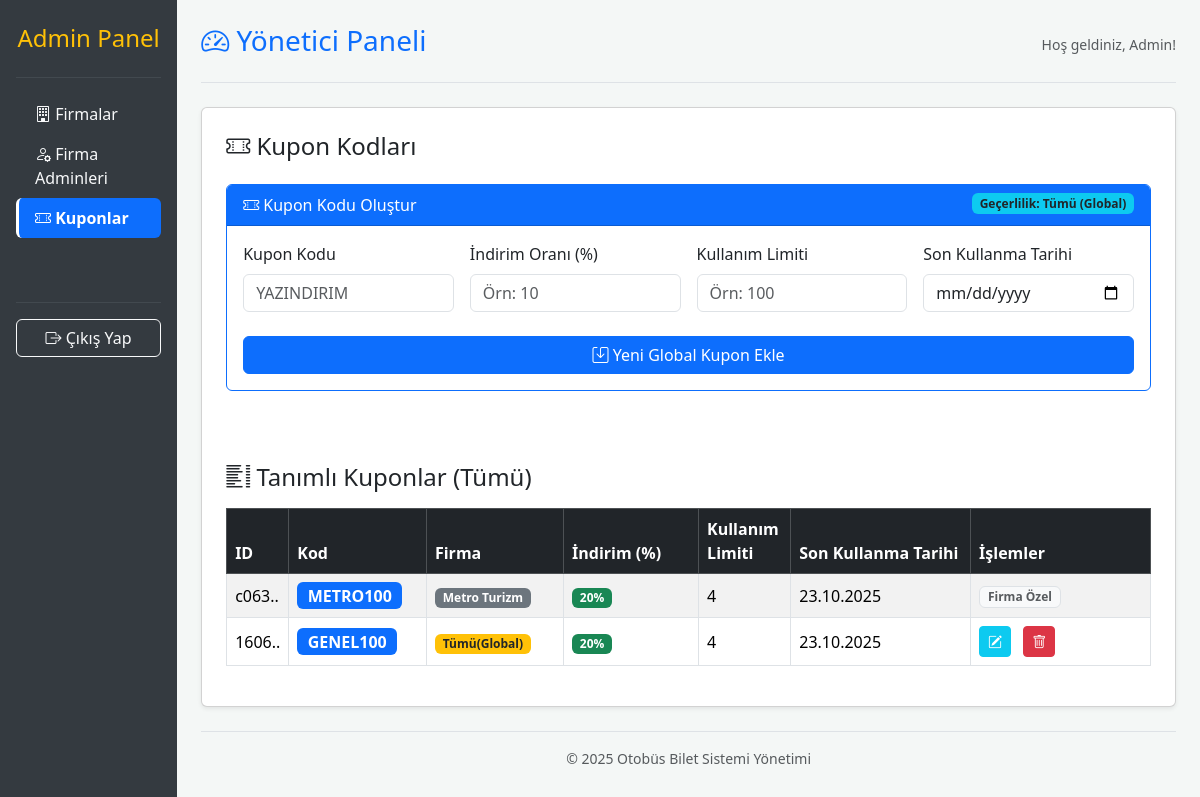
Before: /admin/index.php?tab=kuponlar (signed in) with the older database file.
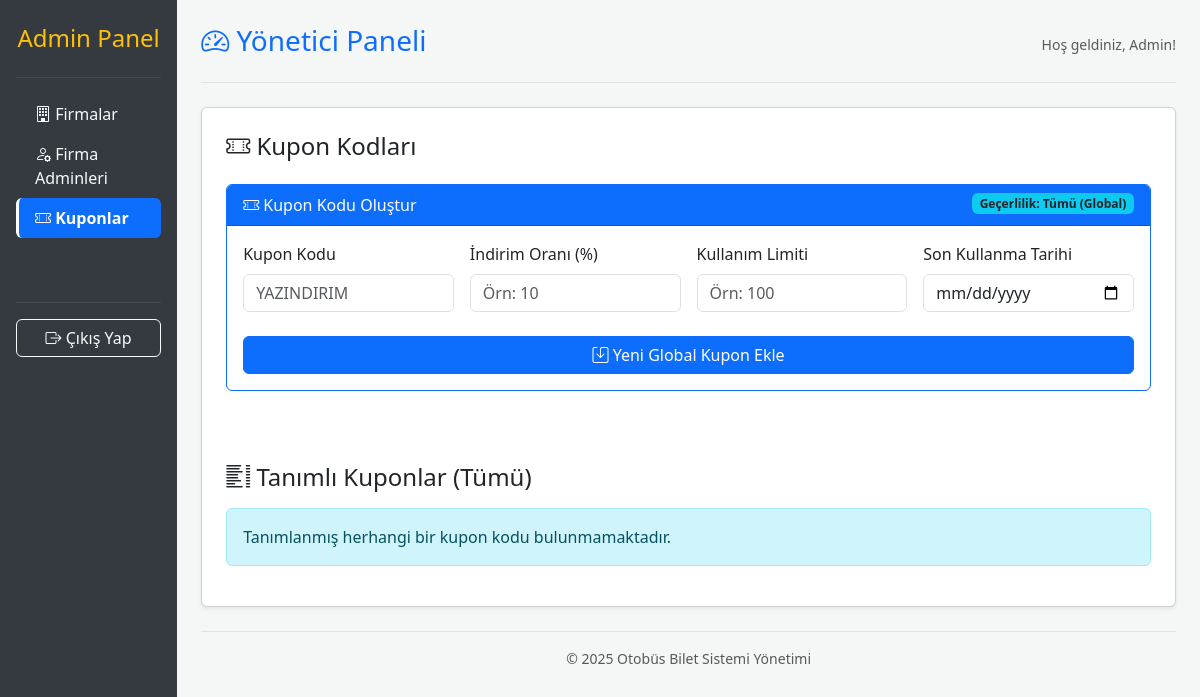
After: the same page with the newer database file.
### tables this page shows
CREATE TABLE "Coupons"(
    id TEXT PRIMARY KEY,
    code TEXT NOT NULL,
    discount REAL NOT NULL,
    company_id TEXT,
    usage_limit INTEGER NOT NULL,
    expire_date DATETIME NOT NULL,
    created_at TIMESTAMP DEFAULT CURRENT_TIMESTAMP,
    FOREIGN KEY (company_id) REFERENCES Bus_Company (id) ON DELETE CASCADE
);

### admin/partials/kuponlar.php (the view, shortened to what this page needs)
<?php
$id = $_GET['edit_coupon'] ?? null;
$code = $discount = $limit = $expire = "";
$current_company_name = "Tümü (Global)";
$coupons_query = $db->query("
    SELECT Coupons.*,
        CASE
            WHEN Coupons.company_id IS NULL THEN 'Tümü(Global)'
            ELSE Bus_Company.name
        END AS company_name
    FROM Coupons
    LEFT JOIN Bus_Company ON Coupons.company_id = Bus_Company.id ORDER BY Coupons.created_at DESC
");
$coupons = $coupons_query->fetchAll(PDO::FETCH_ASSOC);
?>
<div class="card mb-4 border-primary">
    <div class="card-header bg-primary text-white">
        <i class="bi bi-ticket-perforated"></i> Kupon Kodu <?= $id ? "Düzenle" : "Oluştur" ?>
        <span class="float-end badge bg-info text-dark">Geçerlilik: <?= $current_company_name ?></span>
    </div>
    <div class="card-body">
        <form method="post" class="row g-3">
            <div class="col-md-3">
                <label for="inputCode" class="form-label">Kupon Kodu</label>
                <input type="text" name="code" class="form-control" id="inputCode" placeholder="YAZINDIRIM" value="<?= htmlspecialchars($code) ?>" required>
            </div>
            <div class="col-md-3">
                <label for="inputDiscount" class="form-label">İndirim Oranı (%)</label>
                <input type="number" name="discount" class="form-control" id="inputDiscount" placeholder="Örn: 10" min="1" max="100" value="<?= htmlspecialchars($discount) ?>" required>
            </div>
            <div class="col-md-3">
                <label for="inputLimit" class="form-label">Kullanım Limiti</label>
                <input type="number" name="limit" class="form-control" id="inputLimit" placeholder="Örn: 100" min="1" value="<?= htmlspecialchars($limit) ?>" required>
            </div>
            <div class="col-md-3">
                <label for="inputExpire" class="form-label">Son Kullanma Tarihi</label>
                <input type="date" name="expire" class="form-control" id="inputExpire" value="<?= htmlspecialchars($expire) ?>" required>
            </div>
            <div class="col-12 mt-4">
                <button type="submit" name="coupon_submit" class="btn btn-<?= $id ? "success" : "primary" ?> w-100">
                    <i class="bi bi-save"></i> <?= $id ? "Kuponu Güncelle" : "Yeni Global Kupon Ekle" ?>
                </button>
            </div>
        </form>
    </div>
</div>
<h4 class="mb-3 mt-5"><i class="bi bi-list-columns"></i> Tanımlı Kuponlar (Tümü)</h4>
<?php if (empty($coupons)): ?>
    <div class="alert alert-info">Tanımlanmış herhangi bir kupon kodu bulunmamaktadır.</div>
<?php else: ?>
    <div class="table-responsive">
        <table class="table table-striped table-hover table-bordered align-middle">
            <thead class="table-dark">
                <tr>
                    <th style="width: 5%">ID</th>
                    <th style="width: 15%">Kod</th>
                    <th style="width: 15%">Firma</th> <th style="width: 15%">İndirim (%)</th>
                    <th style="width: 10%">Kullanım Limiti</th>
                    <th style="width: 20%">Son Kullanma Tarihi</th>
                    <th style="width: 20%">İşlemler</th>
                </tr>
            </thead>
            <tbody>
                <?php foreach($coupons as $c): ?>
                <tr>
                    <td><?= substr($c['id'], 0, 4) ?>..</td>
                    <td><span class="badge bg-primary fs-6"><?= htmlspecialchars($c['code']) ?></span></td>
                    <td>
                        <?php
                            $badge_class = ($c['company_id'] === NULL || $c['company_id'] === '') ? 'bg-warning text-dark' : 'bg-secondary';
                        ?>
                        <span class="badge <?= $badge_class ?>"><?= htmlspecialchars($c['company_name']) ?></span>
                    </td>
                    <td><span class="badge bg-success"><?= $c['discount'] ?>%</span></td>
                    <td><?= $c['usage_limit'] ?></td>
                    <td><?= date('d.m.Y', strtotime($c['expire_date'])) ?></td>
                    <td>
                        <?php if ($c['company_id'] === NULL || $c['company_id'] === ''): ?>
                            <a href="index.php?tab=kuponlar&edit_coupon=<?= $c['id'] ?>" class="btn btn-sm btn-info text-white me-2" title="Düzenle">
                                <i class="bi bi-pencil-square"></i>
                            </a>
                            <a href="index.php?tab=kuponlar&delete_coupon=<?= $c['id'] ?>"
                               onclick="return confirm('Bu GLOBAL kupon kodunu silmek istediğinizden emin misiniz?')"
                               class="btn btn-sm btn-danger" title="Sil">
                               <i class="bi bi-trash"></i>
                            </a>
                        <?php else: ?>
                            <span class="badge bg-light text-muted border">Firma Özel</span>
                        <?php endif; ?>
                    </td>
                </tr>
                <?php endforeach; ?>
            </tbody>
        </table>
    </div>
<?php endif; ?>

### admin/index.php (shortened to what this page needs)
<?php
require '../includes/config.php';
$tab = $_GET['tab'] ?? 'firmalar';
function setActive($current_tab, $tab_name) {
    return $current_tab === $tab_name ? ' active' : '';
}
?>
<!DOCTYPE html>
<html lang="tr">
<head>
    <link href="https://cdn.jsdelivr.net/npm/bootstrap@5.3.3/dist/css/bootstrap.min.css" rel="stylesheet">
    <link rel="stylesheet" href="https://cdn.jsdelivr.net/npm/bootstrap-icons@1.11.3/font/bootstrap-icons.min.css">
</head>
<body>
<div class="d-flex">
    <div class="sidebar text-white p-3 pt-4">
        <h4 class="text-center mb-4 text-warning">Admin Panel</h4>
        <hr class="border-secondary">
        <nav class="nav nav-pills flex-column">
            <a class="nav-link<?= setActive($tab, 'firmalar') ?>" href="?tab=firmalar">
                <i class="bi bi-building"></i> Firmalar
            </a>
            <a class="nav-link<?= setActive($tab, 'firma_admin') ?>" href="?tab=firma_admin">
                <i class="bi bi-person-gear"></i> Firma Adminleri
            </a>
            <a class="nav-link<?= setActive($tab, 'kuponlar') ?>" href="?tab=kuponlar">
                <i class="bi bi-ticket-perforated"></i> Kuponlar
            </a>
        </nav>
        <div class="mt-auto pt-5">
            <hr class="border-secondary">
            <a href="../logout.php" class="btn btn-outline-light w-100">
                <i class="bi bi-box-arrow-right"></i> Çıkış Yap
            </a>
        </div>
    </div>
    <div class="flex-grow-1 p-4">
        <div class="page-header d-flex justify-content-between align-items-center">
             <h1 class="h3 text-primary"><i class="bi bi-speedometer2"></i> Yönetici Paneli</h1>
             <span class="text-muted small">Hoş geldiniz, Admin!</span>
        </div>
        <div class="card shadow-sm p-4">
            <?php
            switch($tab) {
                case 'kuponlar':
                    echo '<h4 class="mb-4 text-dark"><i class="bi bi-ticket-perforated"></i> Kupon Kodları</h4>';
                    include 'partials/kuponlar.php';
                    break;
            }
            ?>
        </div>
        <footer class="mt-4 pt-3 border-top text-center text-muted small">
            &copy; <?php echo date("Y"); ?> Otobüs Bilet Sistemi Yönetimi
        </footer>
        </div>
    </div>
</body>
</html>

### admin/index.php (style rules this page uses)
body { background-color: #f4f7f6; }
.sidebar { background-color: #343a40; min-height: 100vh; }
.sidebar .nav-link { color: #f8f9fa; border-left: 3px solid transparent; }
.sidebar .nav-link.active { background-color: #0d6efd; color: #ffffff; border-left-color: #ffffff; font-weight: bold; }
.page-header { border-bottom: 1px solid #dee2e6; padding-bottom: 1rem; margin-bottom: 1.5rem; }

Changed rows visible on the page:
removed coupons: id "c063", code "METRO100", company_name "Metro Turizm", discount "20", usage_limit "4", expire_date "23.10.2025", shows "Firma Özel"
removed coupons: id "1606", code "GENEL100", company_name "Tümü(Global)", discount "20", usage_limit "4", expire_date "23.10.2025"
Other visible differences:
text no longer shown: "ID Kod Firma İndirim (%) Kullanım Limiti Son Kullanma Tarihi İşlemler"
text now shown: "Tanımlanmış herhangi bir kupon kodu bulunmamaktadır."
